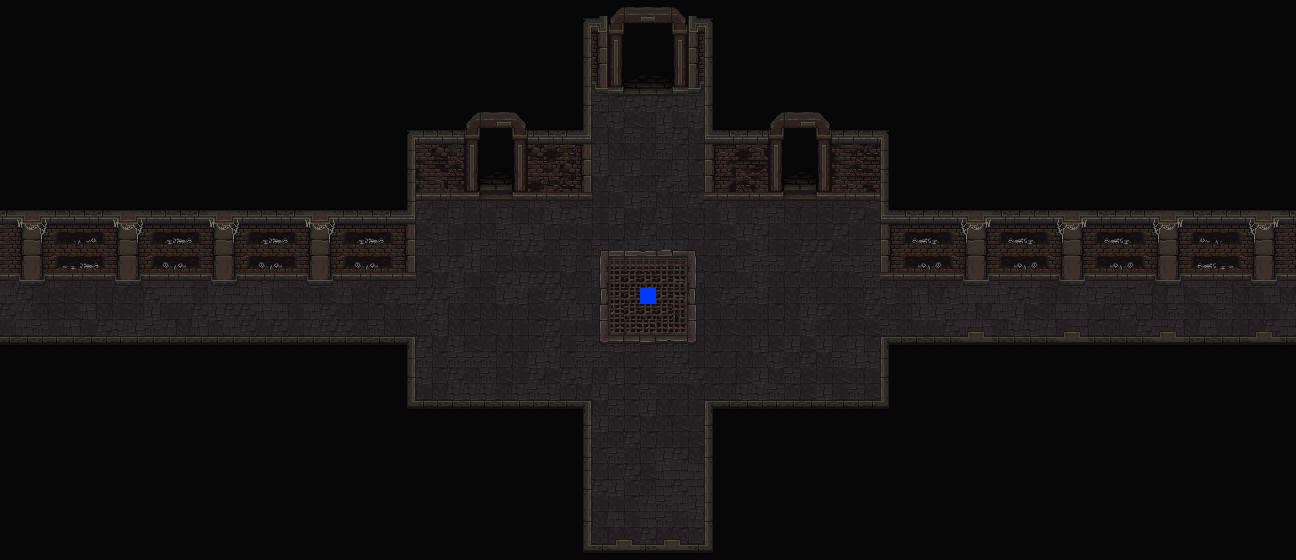

This game map was drawn from its Tiled (.tmx) file and the tilesets committed beside it. A one-line description and the trimmed map source follow:
An orthogonal 81x35 tile map with 16x16 px tiles, 6 tile layers (Terra, suelo2, Parets, Porta, ...), 2 tilesets.

<map version="1.5" tiledversion="1.7.2" orientation="orthogonal" renderorder="right-down" width="81" height="35" tilewidth="16" tileheight="16" infinite="0" nextlayerid="12" nextobjectid="1">
 <tileset firstgid="1" name="Floor1_TileSet" tilewidth="16" tileheight="16" tilecount="2560" columns="64">
  <image source="../Sprites/Maps/RF_Catacombs_v1.0/mainlevbuild.png" width="1024" height="640" />
 </tileset>
 <tileset firstgid="2561" name="Colisions" tilewidth="16" tileheight="16" tilecount="2" columns="2">
  <image source="../Sprites/Maps/Colisions.png" width="32" height="16" />
 </tileset>
 <layer id="2" name="Terra" width="81" height="35">
  <data>[2835 cells, 2781 non-empty, 25 distinct tile ids]</data>
 </layer>
 <layer id="7" name="suelo2" width="81" height="35">
  <data>[2835 cells, 401 non-empty, 36 distinct tile ids]</data>
 </layer>
 <layer id="1" name="Parets" width="81" height="35">
  <data>[2835 cells, 2517 non-empty, 211 distinct tile ids]</data>
 </layer>
 <layer id="5" name="Porta" width="81" height="35">
  <data>[2835 cells, 8 non-empty, 8 distinct tile ids]</data>
 </layer>
 <layer id="3" name="Colisions" width="81" height="35" opacity="0.54">
  <data>[2835 cells, 2835 non-empty, 1 distinct tile ids]</data>
 </layer>
 <layer id="11" name="Enemics" width="81" height="35">
  <data>[2835 cells, 1 non-empty, 1 distinct tile ids]</data>
 </layer>
</map>
